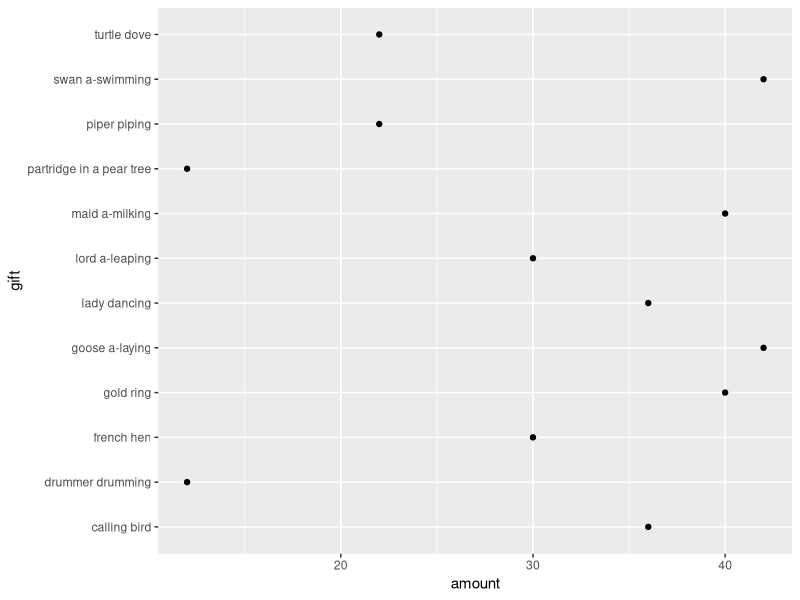
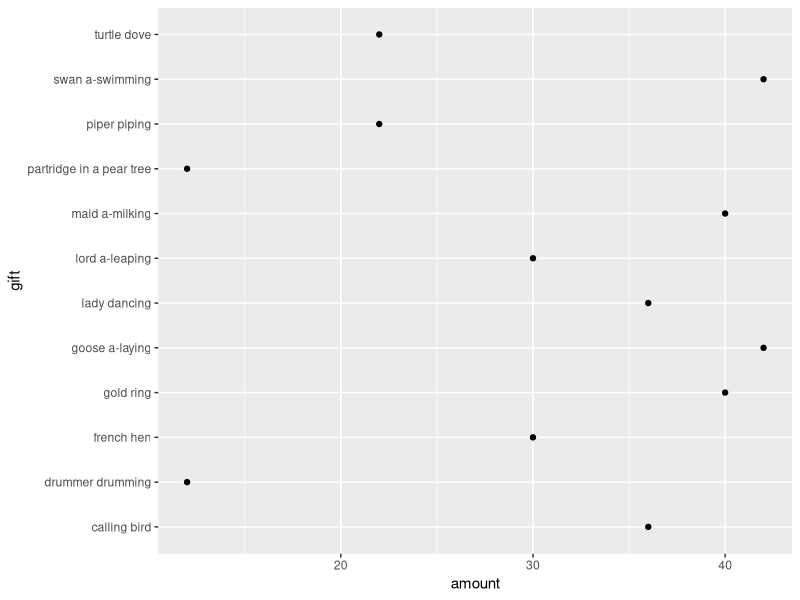
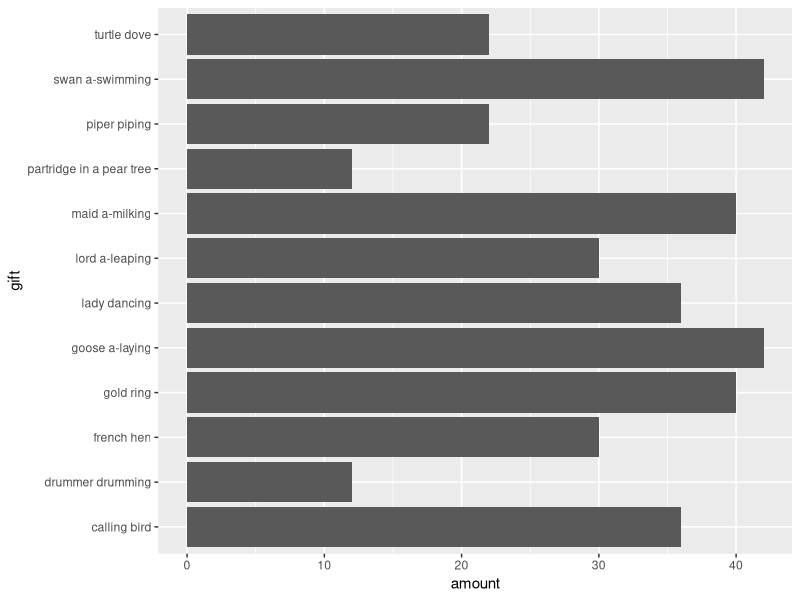

Write R code to recreate these figures, in order.
# Fun and games with the Twelvetide

# The Twelve Days of Christmas, also known as Twelvetide. In some Western ecclesiastical traditions, "Christmas Day" is
# considered the "First Day of Christmas" and the Twelve Days are 25 December to 5 January, inclusive.

# In some traditions, 6 January is a "thirteenth day".

# In this R script we're going to learn how to create vectors and a data frame and perform several vector operations and
# data frame filtering.  We'll then go back and add a gift for the thirteenth day and examine the changes as we re-run
# the code.  Note that this is an R script, rather than an R notebook.  R scripts have .R as the file extension whereas
# R notebooks have .Rmd as the file extension.  R scripts do not have code chunks and do no use rmarkdown.

# first, lets tidy up our global environment
rm(list=ls())

# combine gifts into a vector
gift <- c(
  "partridge in a pear tree",
  "turtle dove",
  "french hen",
  "calling bird",
  "gold ring",
  "goose a-laying",
  "swan a-swimming",
  "maid a-milking",
  "lady dancing",
  "lord a-leaping",
  "piper piping",
  "drummer drumming"
)

# organize vectors into a data frame, and think about how to organize the vectors so that we know the day that a kind of
# gift is given and the amount of that gift given per day, then examine the data frame in the environment pane
df <- data.frame(
  gift=gift,
  gift_per_day=1:length(gift),
  days_gift_given=rev(1:length(gift))
)

# compute the number of gifts given on each day, double-click df in the environment pane to examine the data frame
df$amount <- df$gift_per_day * df$days_gift_given

# compute how many gifts were given total
total_gifts <- sum(df$amount)

# what is the average number of gifts per day
average_gifts_per_day <- mean(df$amount)

# what is the standard deviation of gifts from day to day
standard_deviation_of_gifts_per_day <- sd(df$amount)

# determine the gift with the highest and lowest amounts given
largest_number_of_gifts_of_a_kind <- max(df$amount)
most_common_gifts <- df$gift[which(max(df$amount)==df$amount)]

smallest_number_of_gifts_of_a_kind <- min(df$amount)
least_common_gifts <- df$gift[which(min(df$amount)==df$amount)]

# gift indices for the least and most common gifts
which(df$amount %in% c(min(df$amount), max(df$amount)))

# in a single statement, list the least and most common gifts
df$gift[which(df$amount %in% c(min(df$amount), max(df$amount)))]

# plot the gift and the amount given
library(ggplot2)

# a quick plot using qplot
?qplot
qplot(amount, gift, data=df)

# the same plot, but using ggplot and being more explicit
ggplot(df, aes(amount, gift)) + geom_point()

# the same, but using a bar chart
ggplot(df, aes(amount, gift)) + geom_col()
# Try swapping gift and amount in the aes() function and re-running the line. What happened?

# Add a gift of your choice for the 13th day and re-run all the code.  Note the differences in the calculations and in
# the graphs.

